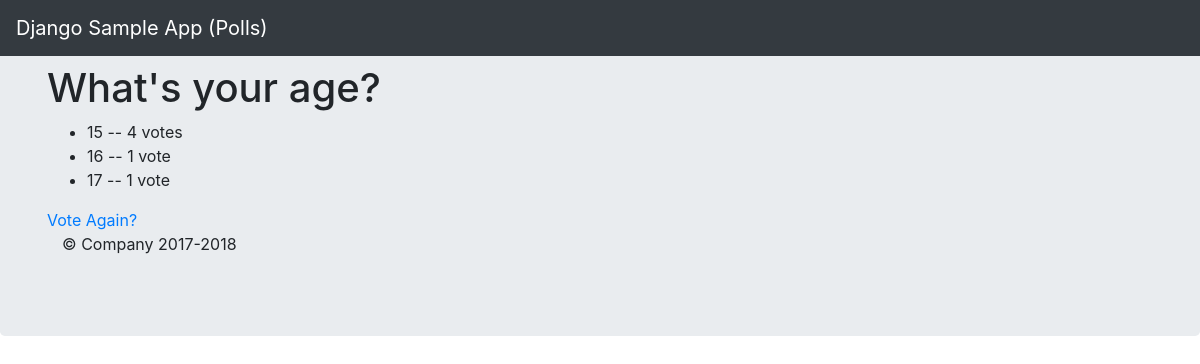
The page /polls/2/results/ on the database as committed earlier.
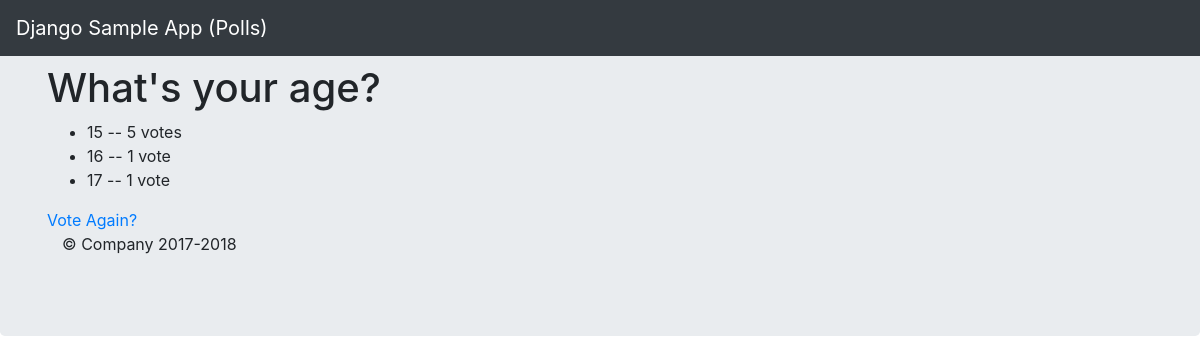
The same page on the database as committed later.
### polls/models.py (models this page shows, shortened)
class Choice(models.Model):
    choice_text = models.CharField(max_length = 200)
    votes = models.IntegerField(default = 0)
    question = models.ForeignKey(Question, on_delete=models.CASCADE)

### polls/views.py (the view)
# urls.py: path('<int:question_id>/results/', results, name='results'),
def results(request, question_id):
    question = get_object_or_404(Question, pk=question_id)
    return render(request, 'polls/results.html', {'question': question})

### polls/templates/polls/results.html
{% extends 'polls/base.html' %}
{% block main_content %}
<h1>{{ question.question_text }}</h1>
<ul>
    {% for choice in question.choice_set.all %}
        <li>{{ choice.choice_text }} -- {{ choice.votes }} vote{{ choice.votes|pluralize }}</li>
    {% endfor %}
</ul>
<a href="{% url 'polls:detail' question.id %}">Vote Again?</a>
{% endblock %}

Rows that differ between the two databases and show on the page:
changed Choice (number 1 of 3 on the later page): votes "4" → "5"
